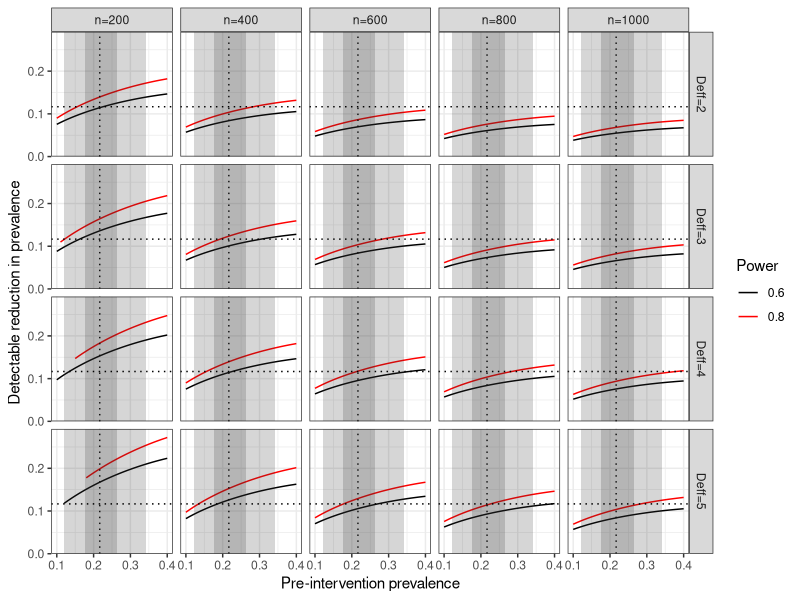

R code for this plot: (Note: this script raises an error after producing the figure.)
library(ggplot2)

powa <- function(n1=300, n2=300, p1=0.45, p2=0.55, deff=NA, cs=12.5, icc=0.02, cv=0.56, alpha=0.05) {
  if (is.na(deff))
    deff <- 1 + ((cv^2 + 1) * cs - 1) * icc
  z <- qnorm(1 - alpha/2)
  q1 <- 1 - p1
  q2 <- 1 - p2
  pm <- (n1 * p1 + n2 * p2)/(n1 + n2)
  ds <- z * sqrt(deff*(1/n1 + 1/n2) * pm * (1 - pm))
  ex <- abs(p1 - p2)
  sd <- sqrt(deff*(p1 * q1/n1 + p2 * q2/n2))
  1 - pnorm((ds - ex)/sd) + pnorm((-ds - ex)/sd)
}

ss1d <- function(p0=0.45, p_diff=0.1, deff=NA, cs=12.5, icc=0.02, cv=0.56, alpha=0.05) {
  if (is.na(deff))
    deff <- 1 + ((cv^2 + 1) * cs - 1) * icc
  z <- qnorm(1 - alpha/2)

  n <- p0 * (1 - p0) * deff * z^2 / p_diff^2
  n
}

effsize1d <- function(n=300, p0=0.45, deff=NA, cs=12.5, icc=0.02, cv=0.56, alpha=0.05) {
  if (is.na(deff))
    deff <- 1 + ((cv^2 + 1) * cs - 1) * icc
  z <- qnorm(1 - alpha/2)
  
  p_diff = z*sqrt(p0*(1-p0)*deff/n)
  p_diff
}

# now a computation to figure out minimal delta_p detected given power=0.8
powa_dp <- function(delta_p, n1=300, n2=300, p1=0.45, power=0.8, deff=1, cs=12.5, icc=0.02, cv=0.56, alpha=0.05) {
  powa(n1, n2, p1, p1-delta_p, deff, cs, icc, cv, alpha) - power
}

delta_pw <- function(n1=300, n2=300, p1=0.45, power=0.8, deff=NA, cs=12.5, icc=0.02, cv=0.56, alpha=0.05) {
  tryCatch(
    uniroot(powa_dp, interval=c(1e-3, p1), n1=n1, n2=n2, p1=p1, power=power, deff=deff, cs=cs, icc=icc, cv=cv, alpha=alpha)$root,
    error=function(e) { NA })
}

pow_range <- expand.grid(n=seq(200,1000,by=200), p1=seq(0.10,0.40,by=0.01), power=c(0.6,0.8),
                         Deff=seq(2,5,by=1), alpha=0.05)
delta_p <- numeric(nrow(pow_range))
for (i in 1:nrow(pow_range)) {
  pr <- pow_range[i,]
  delta_p[i] <- delta_pw(n1=pr$n, n2=pr$n, p1=pr$p1, power=pr$power, deff=pr$Deff, alpha=pr$alpha)
}
pow_range$delta_p = delta_p
#write.csv(pow_range, "data/sample_size_test.csv", row.names=FALSE)
pow_range$Deff = paste0("Deff=", pow_range$Deff)
pow_range$num = factor(paste0("n=", pow_range$n), levels=paste0("n=", seq(200,1000, by=200)))

# add on prevalences from Patricia's work.
# These are very much best-guess. They're actually probably lower than this...
pre_val <- 13/60
post_val <- 6/60
pre_est <- broom::tidy(binom.test(13, 60))
pre_est2 <- broom::tidy(binom.test(13, 60, conf.level=0.5))

pre_est$conf.low
pre_est$conf.high
post_est <- broom::tidy(binom.test(6, 60))
broom::tidy(prop.test(x=c(13, 6), n=c(60,60)))

band <- data.frame(x=c(pre_est$conf.low, pre_est$conf.high), ymin=0, ymax=max(pow_range$delta_p, na.rm=TRUE)+0.02)
band2 <- data.frame(x=c(pre_est2$conf.low, pre_est2$conf.high), ymin=0, ymax=max(pow_range$delta_p, na.rm=TRUE)+0.02)

ggplot(pow_range) + geom_line(aes(x=p1,y=delta_p,col=factor(power))) +
  facet_grid(Deff~num) +
  theme_bw() +
  scale_color_manual(name='Power', values=c('black', 'red')) +
  ylab("Detectable reduction in prevalence") +
  xlab("Pre-intervention prevalence") + 
  geom_vline(xintercept=13/60, linetype='dotted') + 
  geom_ribbon(aes(x=x, ymin=ymin, ymax=ymax), data=band, alpha=0.2) +
  geom_ribbon(aes(x=x, ymin=ymin, ymax=ymax), data=band2, alpha=0.2) +
  geom_hline(yintercept=7/60, linetype='dotted') +
  scale_y_continuous(expand=c(0,0))


# now 1-d stuff. We want to work out minimal difference to detect given sample sizes etc.
pow_range <- expand.grid(n=seq(200,400,by=100), p1=seq(0.01,0.4,by=0.01),
                         Deff=seq(1.2,2.4,by=0.4), alpha=c(0.01, 0.05))
delta_p <- numeric(nrow(pow_range))
for (i in 1:nrow(pow_range)) {
  pr <- pow_range[i,]
  delta_p[i] <- effsize1d(n=pr$n, p0=pr$p1, deff=pr$Deff, alpha=pr$alpha)
}
pow_range$delta_p = delta_p
pow_range$alpha = paste0(100 - 100*pow_range$alpha, '%')
write.csv(pow_range, "data/sample_size_prop.csv", row.names=FALSE)

ggplot(pow_range) + geom_line(aes(x=p1,y=delta_p, lty=alpha)) +
  facet_grid(Deff~n) +
  theme_bw() +
  guides(lty=guide_legend('Confidence level')) +
  ylab("Uncertainty in prevalence") +
  xlab("Baseline prevalence")
